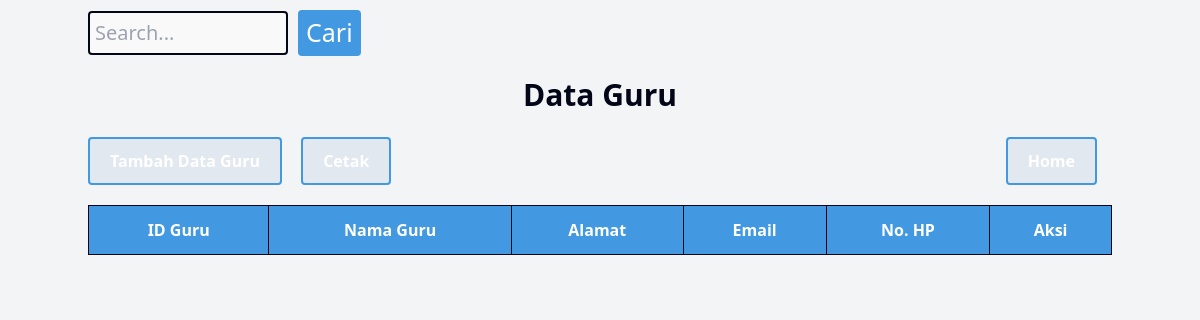
Page /perpustakaan/public/dashboard/data/dashboardguru.php on the earlier database version.
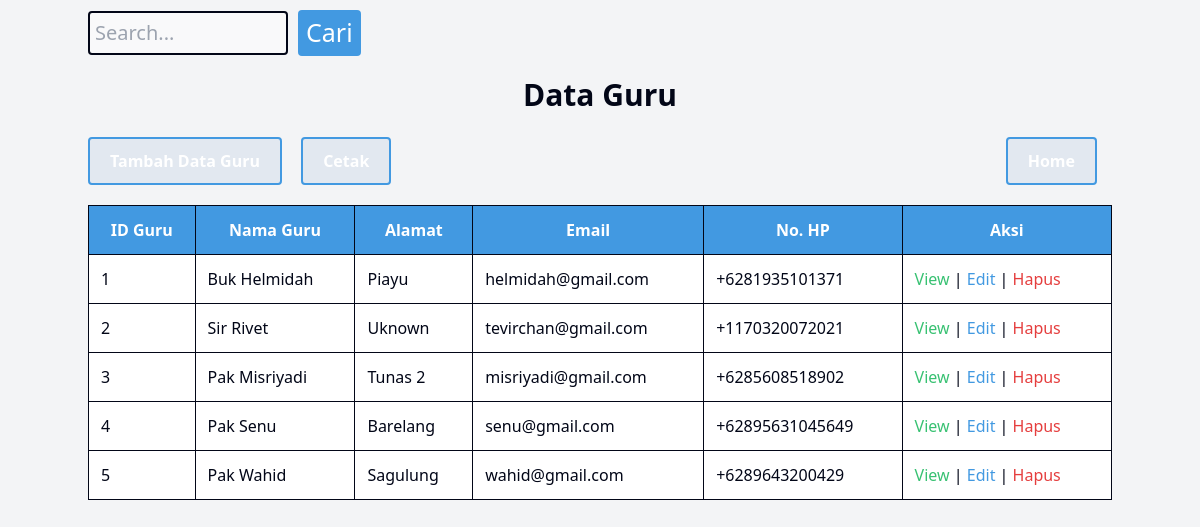
Same page on the later database version.
### tables this page shows
CREATE TABLE `guru` (
  `idguru` int(11) NOT NULL,
  `nama` varchar(255) DEFAULT NULL,
  `alamat` text DEFAULT NULL,
  `email` varchar(100) DEFAULT NULL,
  `no_hp` varchar(20) DEFAULT NULL
);

### perpustakaan/public/dashboard/data/dashboardguru.php (the view, shortened to what this page needs)
<?php
	include_once("../../../config/koneksi.php");
?>
<!DOCTYPE html>
<html>
<head>
	<link rel="stylesheet" href="../../css/output.css">
</head>
<body class="bg-gray-100">
	<div class="container mx-auto py-8">
		<form action="dashboardguru.php" method="GET" class="mb-4">
           <div class="search-container">
                <input type="text" name="cari" placeholder="Search..." class="border border-gray-400 rounded-md px-2 py-1" style="font-size: 20px;">
                <input type="submit" value="Cari" class="btn bg-blue-500 text-white px-4 py-1 rounded-md" style="font-size: 25px;">
            </div>
        </form>
	<h1> Data Guru </h1>
		<nav>
			<div>
				<a href="../../guru/view/tambah.php" class="btn bg-blue-500 text-white">Tambah Data Guru</a>
				<a href="../../guru/view/cetak.php" target="_blank" class="btn bg-blue-500 text-white">Cetak</a>
			</div>
            <div>
                <a href="../dashboard.php" class="btn bg-blue-500 text-white">Home</a>
            </div>
        </nav>
	<table border="1">
			<?php
				if (isset($_GET['cari'])) {
					$cari = $_GET['cari'];
					$ambildata = mysqli_query($kon, "SELECT * FROM guru WHERE idguru LIKE '%".$cari."%' OR nama LIKE '%".$cari."%'");
				} else {
					$ambildata = mysqli_query($kon, "SELECT * FROM guru ORDER BY idguru ASC ");
				}
			?>
		<tr>
			<th class="border border-gray-400 px-4 py-2 text-center"> ID Guru </th>
			<th class="border border-gray-400 px-4 py-2 text-center"> Nama Guru </th>
			<th class="border border-gray-400 px-4 py-2 text-center"> Alamat </th>
			<th class="border border-gray-400 px-4 py-2 text-center"> Email </th>
            <th class="border border-gray-400 px-4 py-2 text-center"> No. HP </th>
			<th class="border border-gray-400 px-4 py-2 text-center"> Aksi </th>
		</tr>
		<tbody>
		<?php
			while ($userAmbilData = mysqli_fetch_array($ambildata)) {
				echo "<tr>";
					echo "<td class='border border-gray-400 px-4 py-2'>" . $idguru = $userAmbilData['idguru'] . "</td>";
					echo "<td class='border border-gray-400 px-4 py-2'>" . $nama = $userAmbilData['nama'] . "</td>";
					echo "<td class='border border-gray-400 px-4 py-2'>" . $alamat = $userAmbilData['alamat'] . "</td>";
					echo "<td class='border border-gray-400 px-4 py-2'>" . $email = $userAmbilData['email'] . "</td>";
                    echo "<td class='border border-gray-400 px-4 py-2'>" . $no_hp = $userAmbilData['no_hp'] . "</td>";
					echo "<td class='border border-gray-400 px-4 py-2'>
							<a href='../../guru/view/view.php?idguru=" . $userAmbilData['idguru'] . "' class='btn btn-view'> View </a> |
							<a href='../../guru/view/update.php?idguru=" . $userAmbilData['idguru'] . "' class='btn btn-edit'> Edit </a> |
							<a href='../../guru/Controller/guruhapus.php?idguru=" . $userAmbilData['idguru'] ."' class='btn btn-hapus'> Hapus </a>
						</td>";
				echo "</tr>";
			}
		?>
		</tbody>
	</table>
	</div>
</body>
</html>

Differences in the rows shown:
added guru: idguru "1", nama "Buk Helmidah", alamat "Piayu", email "helmidah@gmail.com", no_hp "+6281935101371"
added guru: idguru "2", nama "Sir Rivet", alamat "Uknown", email "tevirchan@gmail.com", no_hp "+1170320072021"
added guru: idguru "3", nama "Pak Misriyadi", alamat "Tunas 2", email "misriyadi@gmail.com", no_hp "+6285608518902"
added guru: idguru "4", nama "Pak Senu", alamat "Barelang", email "senu@gmail.com", no_hp "+62895631045649"
added guru: idguru "5", nama "Pak Wahid", alamat "Sagulung", email "wahid@gmail.com", no_hp "+6289643200429"
